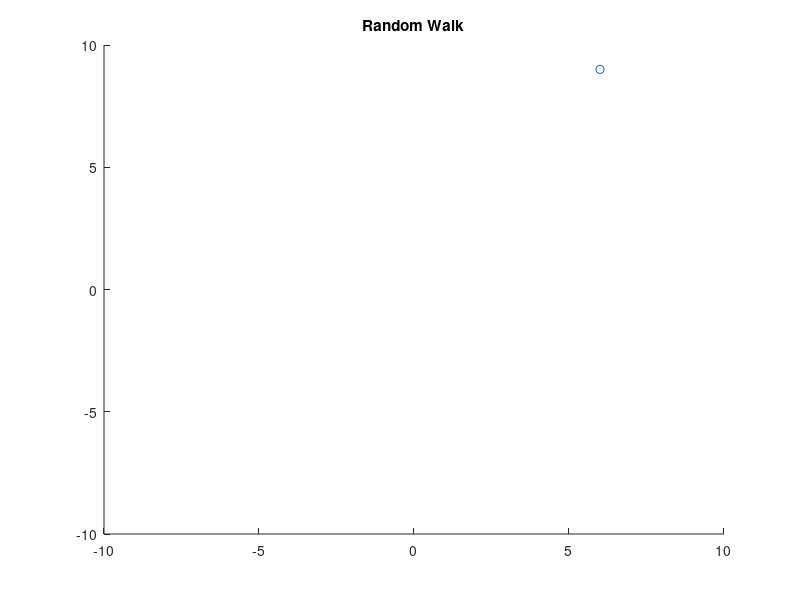

The MATLAB script that drew this image:


x = [0,0];
figure;
pause(0.1)
for k = 1:100
    
    
   scatter(x(1),x(2));
   title('Random Walk')
   set(gca, 'xlim',[-10, 10])
   set(gca, 'ylim',[-10, 10])
   pause(0.1)
   
   a = floor(4*rand);
   
   x(1) = x(1) - (a==0) + (a==1); 
   x(2) = x(2) - (a==2) + (a==3);  

   

    
end